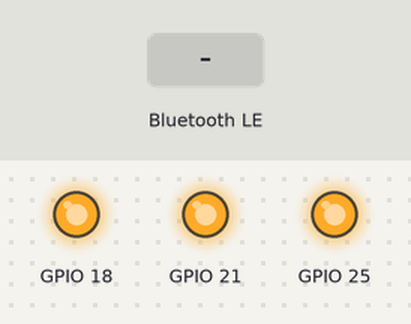
This sketch was run on a simulated ESP32. Shown: output pins drawn as LEDs (lit = HIGH). The inputs (shaded band) are chosen by the test bench. Nothing arrives over Bluetooth unless stated; a phone connects over Bluetooth LE 3 s after start.

Above: at 1.2 s.
1.3 s: Bluetooth LE write "posicion_on" received
At 1.9 s:
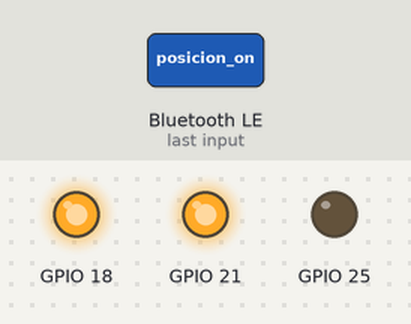
2.8 s: Bluetooth LE write "larga_derecha_on" received
At 4.0 s:
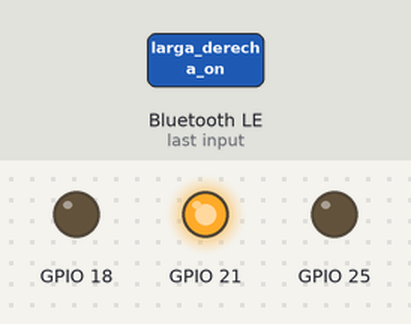
4.3 s: Bluetooth LE write "posicion_off" received
At 5.4 s:
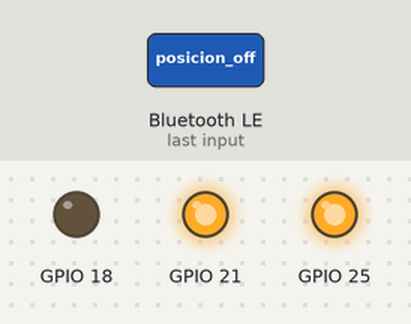
5.8 s: Bluetooth LE write "larga_izquierda_on" received
At 6.5 s:
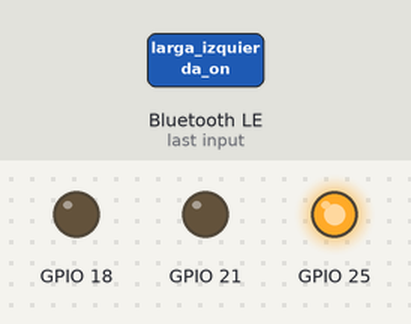
7.3 s: Bluetooth LE write "larga_derecha_off" received
At 7.7 s:
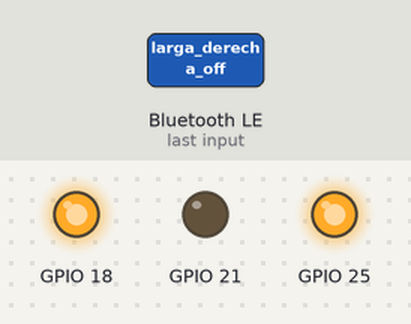
8.8 s: Bluetooth LE write "larga_izquierda_off" received
At 10.0 s:
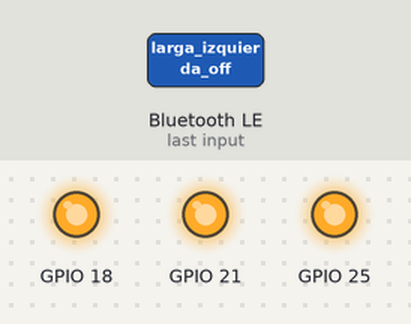
Timing chart, 0 to 11.3 s (numbered marks = the images above; inputs shaded):
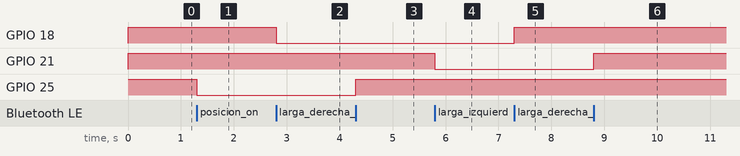

The sketch:

BLE_FIRMWARE_ESP32.ino
```cpp
/*
    Based on Neil Kolban example for IDF: https://github.com/nkolban/esp32-snippets/blob/master/cpp_utils/tests/BLE%20Tests/SampleWrite.cpp
    Ported to Arduino ESP32 by Evandro Copercini
*/

#include <BLEDevice.h>
#include <BLEUtils.h>
#include <BLEServer.h>

#include <BLE2902.h>

// See the following for generating UUIDs:
// https://www.uuidgenerator.net/

#define BLE_NAME "VWTOURAN" //must match filters name in bluetoothterminal.js- navigator.bluetooth.requestDevice
//#define SERVICE_UUID        "6e400001-b5a3-f393-e0a9-e50e24dcca9e" //- must match optional services on navigator.bluetooth.requestDevice
//#define CHARACTERISTIC_UUID "6e400003-b5a3-f393-e0a9-e50e24dcca9e"

//maintain compatability with HM-10
BLEUUID  SERVICE_UUID((uint16_t)0xFFE0); // UART service UUID
BLEUUID CHARACTERISTIC_UUID ((uint16_t)0xFFE1);
BLEUUID TEMPERATURE_UUID ((uint16_t)0xFFF0);
/*
 * navigator.bluetooth.requestDevice({

    filters: [{
        name: 'ESP32'
      }],
      optionalServices: ['6e400001-b5a3-f393-e0a9-e50e24dcca9e',
      '6e400002-b5a3-f393-e0a9-e50e24dcca9e',
      '6e400003-b5a3-f393-e0a9-e50e24dcca9e']
    }).
*/


//BLEUUID  SERVICE_UUID((uint16_t)0xFFE0); // UART service UUID
//BLEUUID CHARACTERISTIC_UUID((uint16_t)0xFFE1);

//BLEUUID CHARACTERISTIC_UUID_RX((uint16_t)0xFFE2);

#ifdef __cplusplus

extern "C" {

#endif

uint8_t temprature_sens_read();

#ifdef __cplusplus

};

#endif
uint8_t temprature_sens_read();

class MyCallbacks: public BLECharacteristicCallbacks {

    void onWrite(BLECharacteristic *pCharacteristic) {
      std::string value = pCharacteristic->getValue();

      if (value.length() > 0) {
        pCharacteristic->setValue(value +"\n"); // must add seperator \n for it to register on BLE terminal
        pCharacteristic->notify();
        if(value == "posicion_on"){
            digitalWrite(25, LOW);
          }
          if(value == "posicion_off"){
            digitalWrite(25, HIGH);
          }
          if(value == "larga_derecha_on"){
            digitalWrite(18, LOW);
          }
          if(value == "larga_derecha_off"){
            digitalWrite(18, HIGH);
          }
          if(value == "larga_izquierda_on"){
            digitalWrite(21, LOW);
          }
          if(value == "larga_izquierda_off"){
            digitalWrite(21, HIGH);
          }
      }
    }
};


class BLEServerCB : public BLEServerCallbacks {
  void onConnect(BLEServer *pServer, esp_ble_gatts_cb_param_t *param) override {
    BLEDevice::startAdvertising();
  }
} bleServerCB;

void setup() {
  Serial.begin(115200);
  pinMode(25, OUTPUT);
  pinMode(18, OUTPUT);
  pinMode(21, OUTPUT);
  digitalWrite(25, HIGH);
   digitalWrite(18, HIGH);
    digitalWrite(21, HIGH);
  BLEDevice::init(BLE_NAME);
  BLEServer *pServer = BLEDevice::createServer();
pServer->setCallbacks(&bleServerCB);
  BLEService *pService = pServer->createService(SERVICE_UUID);

  BLECharacteristic *pCharacteristic = pService->createCharacteristic(
                                         CHARACTERISTIC_UUID,
                                         BLECharacteristic::PROPERTY_READ |
                                         BLECharacteristic::PROPERTY_WRITE |
                                         BLECharacteristic::PROPERTY_NOTIFY
                                       );

  pCharacteristic->setCallbacks(new MyCallbacks());

  pCharacteristic->addDescriptor(new BLE2902());

  pService->start();

  BLEAdvertising *pAdvertising = pServer->getAdvertising();
  pAdvertising->start();
}

void loop() {
  delay(2000);

}
```

Measured:
- after the input at 1.3 s, GPIO 25: HIGH → LOW at once
- after the input at 2.8 s, GPIO 18: HIGH → LOW at once
- after the input at 4.3 s, GPIO 25: LOW → HIGH at once
- after the input at 5.8 s, GPIO 21: HIGH → LOW at once
- after the input at 7.3 s, GPIO 18: LOW → HIGH at once
- after the input at 8.8 s, GPIO 21: LOW → HIGH at once
